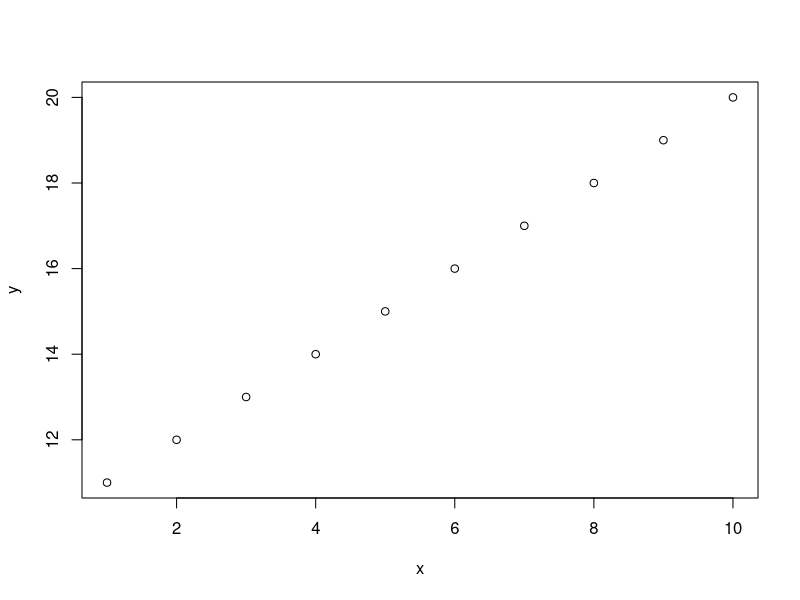
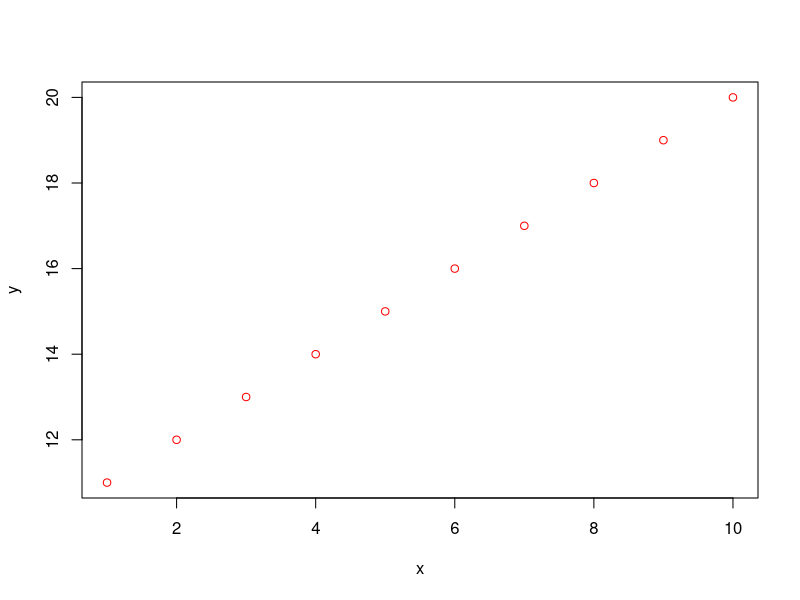

Recreate these plots in R, in order.
# Exercise 2 — Use of ... (Dot-dot-dot Arguments)
# Task: Write a function flexible_plot() that:
# 
#     Takes two numeric vectors x and y, and ... (optional arguments).
#     Uses plot() to plot x vs y.
#     Passes ... arguments to plot().
#     
# Example:
# 
#     flexible_plot(1:10, 10:1, col = "blue", main = "Custom Plot")


flexible_plot <- function(x,y,...){
    plot(x,y,...)
}

vector1 = c(1:10)
vector2 = c(11:20)

flexible_plot(vector1,vector2)
flexible_plot(vector1,vector2,col="red")
